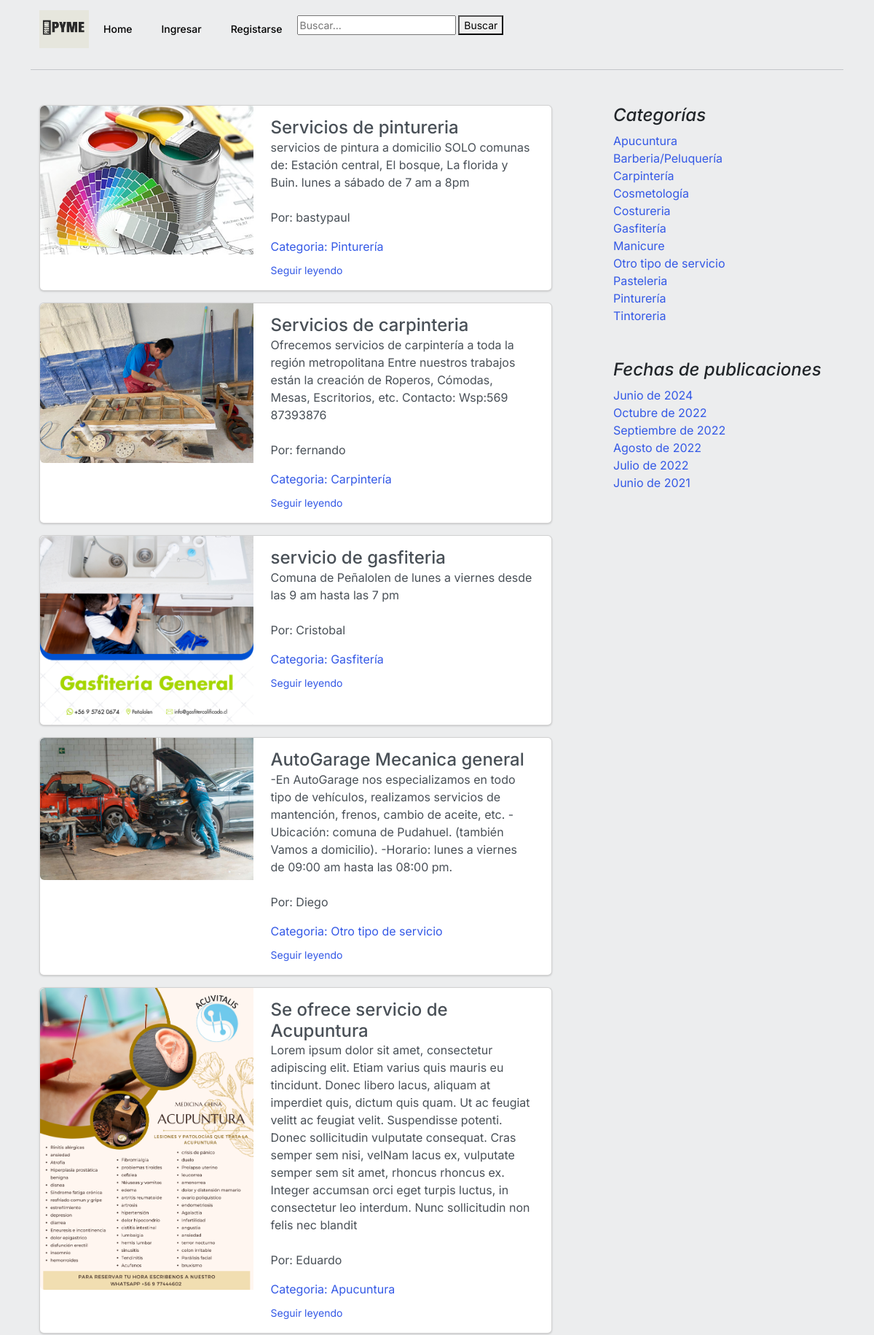
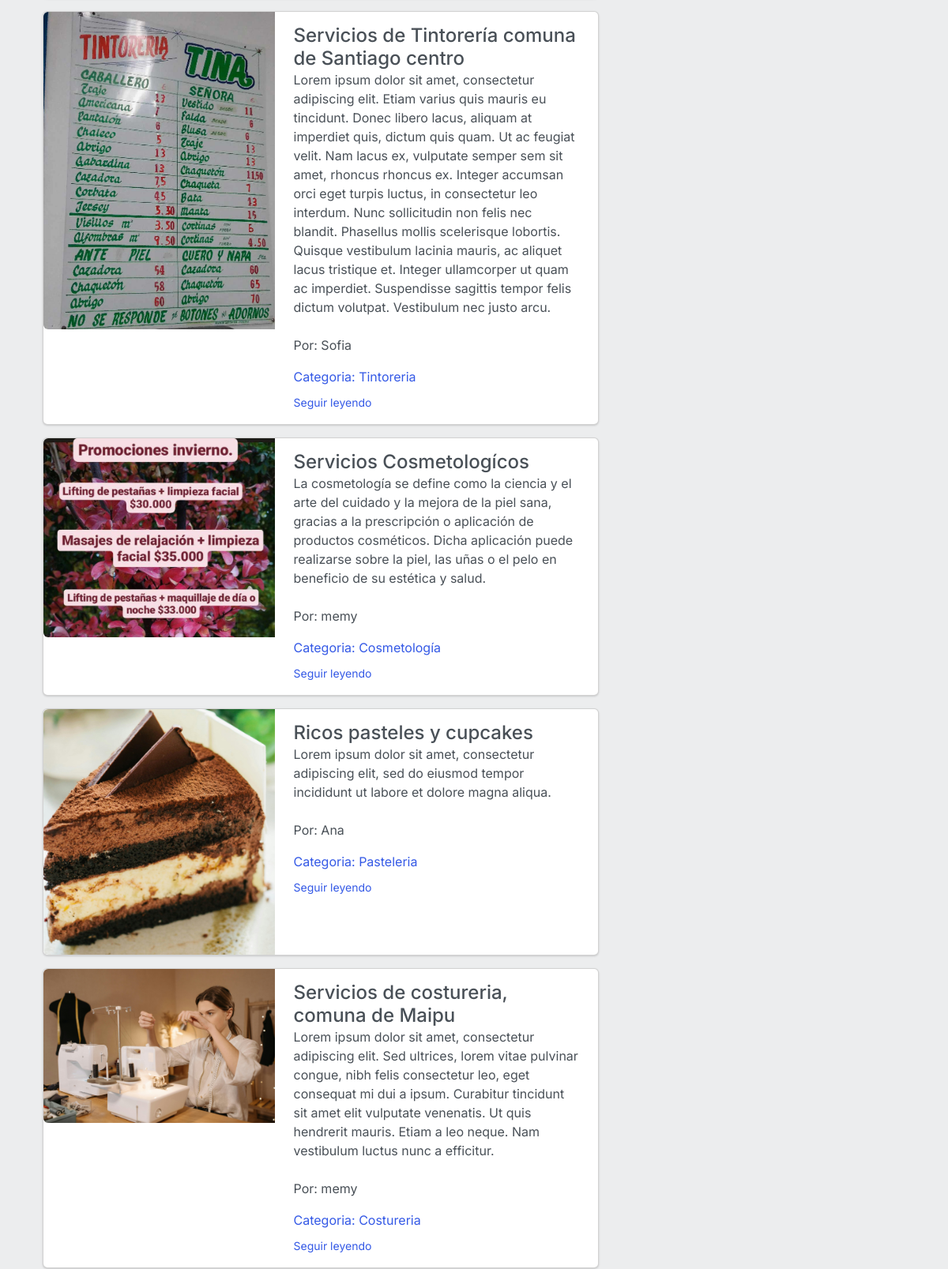
The page /buscar/ (upper part) on the database its author committed (2 pictures, top to bottom).
### core/models.py (models this page shows, shortened)
class Post(models.Model):
	title = models.CharField(max_length=250, verbose_name='Título')
	excerpt = models.TextField(verbose_name='Bajada')
	content = RichTextField(verbose_name='Contenido')
	image = models.ImageField(upload_to='posts', null=False, blank=False, verbose_name='Imagen')
	published = models.BooleanField(default=False, verbose_name='Publicado')
	category = models.ForeignKey(Category, on_delete=models.CASCADE, related_name='get_posts', verbose_name='Categoría')
	author = models.ForeignKey(User, on_delete=models.CASCADE, related_name='get_posts', verbose_name='Autor')
	created = models.DateTimeField(auto_now_add=True, verbose_name='Fecha de creación')
	updated = models.DateTimeField(auto_now=True, verbose_name='Fecha de modificación')
	class Meta:
		verbose_name = 'Publicación'
		verbose_name_plural = 'Publicaciones'
		ordering = ['-created']
	def __str__(self):
		return self.title

class Category (models.Model):
	name = models.CharField(max_length=200, unique=True, verbose_name='Nombre')
	active = models.BooleanField(default=True, verbose_name='Activo')
	created = models.DateTimeField(auto_now_add=True, verbose_name='Fecha de creación')
	updated = models.DateTimeField(auto_now=True, verbose_name='Fecha de modificación')
	class Meta:
		verbose_name = 'Categoría'
		verbose_name_plural = 'Categorías'
		ordering = ['name']

### core/views.py (the view)
# urls.py: path('buscar/', buscar, name='buscar'),
def buscar(request):
    busqueda = request.GET.get("buscar")
    posts = Post.objects.all()
    if busqueda:
        posts = Post.objects.filter(
                                    Q(title__icontains=busqueda) |
                                    Q(author__username__icontains=busqueda)|
                                    Q(category__name__icontains=busqueda)
    ).distinct()
    print (posts)
    return render(request, 'core/busqueda.html', {'posts': posts})

### core/processors.py (called while the page is built)
def ctx_dic_about(request):
	ctx_about = {}
	ctx_about['ABOUT'] = About.objects.latest('created')
	return ctx_about

def ctx_dic_category(request):
	ctx_category = {}
	ctx_category['categories'] = Category.objects.filter(active=True)
	return ctx_category

def ctx_dic_history(request):
	ctx_history = {}
	ctx_history['dates'] = Post.objects.dates('created', 'month', order='DESC').distinct()
	return ctx_history

def ctx_dic_link(request):
	ctx_link = {}
	links = Link.objects.all()
	for link in links:
		ctx_link[link.key] = {'url':link.url, 'icon':link.icon}
	return ctx_link

### core/templates/core/busqueda.html
{% extends 'core/base.html' %}
{% load static %}
{% block content %}
    <br>
    <div class="container">
        {% if posts %}
            {% for prod in posts %}
                <div class="card mb-3">
                    <div class="row g-0">
                        {% if prod.image %}
                            <div class="col-md-5">
                                <img src="{{ prod.image.url }}" class="img-fluid rounded-start" alt="...">
                            </div>
                        {% endif %}
                        <div class="col-md-7">
                            <div class="card-body">
                                <h4 class="mb-0">{{ prod.title }}</h4>
                                <p class="card-text mb-auto">{{ prod.excerpt }}</p>
                                <br>
                                <p>Por: {{ prod.author.username }}</p>
                                <p class="d-inline-block mb-2 text-primary">Categoria: {{ prod.category.name }}</p>
                                <p class="card-text">
                                    <small class="text-muted">
                                        <a href="{% url 'post' prod.id %}" class="stretched-link">Seguir leyendo</a>
                                    </small>
                                </p>
                            </div>
                        </div>
                    </div>
                </div>
            {% endfor %}
        {% else %}
            <p>No se encontraron resultados.</p>
        {% endif %}
    </div>
    <br><br>
{% endblock %}

### core/templates/core/base.html (shortened to what this page needs)
<!doctype html>
<html lang="es">
<head>
    {% load static %}
    <link rel="stylesheet" href="https://cdn.jsdelivr.net/npm/bootstrap-icons@1.9.1/font/bootstrap-icons.css">
    <link rel="stylesheet" href="{% static 'core/css/style.css' %}">
    <link href="{% static 'core/css/blog.css' %}" rel="stylesheet">
    <link href="{% static 'core/css/bootstrap.min.css' %}" rel="stylesheet">
</head>
<body class="body">
  <div class="container">
    <header>
      <nav class="navbar navbar-expand-lg bg-body-tertiary">
        <div class="container-fluid">
          <div class ="contenedor_logo">
            <img class="logo" src="{% static 'core/img/PRomo (1).png' %}" alt="logo" style="width:68px;height:52px" >
          </div>
          <div class="collapse navbar-collapse" id="navbarSupportedContent">
            <ul class="navbar-nav me-auto mb-2 mb-lg-0">
              <li class="nav-item active">
                <a class="nav-link " aria-current="page" href='/'>Home</a>
              </li>
              {% if request.user.is_authenticated %}
                <li class="nav-item">
                  <a class="nav-link"  href={% url 'create' %}>Crear Post</a>
                </li>
                <li class="nav-item">
                  <a class="nav-link"  href={% url 'exit' %}>Salir</a>
                </li>
              <ul>
              {% include 'core/includes/submenu.html' %}
              </ul>
              {% else %}
              <li class="nav-item">
                <a class="nav-link" href={% url 'login' %}>Ingresar</a>
              </li>
              <li class="nav-item">
                <a class="nav-link" href={% url 'register' %}>Registarse</a>
              </li>
              {% endif %}
              <form method="GET" action="{% url 'buscar' %}">
                <input type="text" name="buscar" placeholder="Buscar..." value="{{request.GET.buscar}}">
                <button type="submit">Buscar</button>
            </form>
            </ul>
          </div>
        </div>
      </nav>
    </header>
    <hr>
    <div class="content-wrapper">
      <main class="flex-fill mt-2">
        <section class="row g-5 ">
          <div class="col-md-8">
              {% block content %}
              {% endblock %}
          </div>
        {% block aside %}
          <aside class="col-md-4" id="parent">
            <div class="position-sticky" style="top: 2rem;">
              <div class="p-4" id="child">
                <h4 class="fst-italic">Categorías</h4>
                <ol class="list-unstyled mb-0">
                  {% for item in categories %}
                    <li><a href={% url 'category' %}?cat={{ item.id }}>{{ item.name }}</a></li>
                  {% endfor %}
                </ol>
              </div>
              <div class="p-4">
                <h4 class="fst-italic">Fechas de publicaciones</h4>
                <ol class="list-unstyled mb-0">
                  {% for item in dates %}
                    <li>
                      {% if item.month == 6 %}<a href="{% url 'dates' item.month item.year %}">Junio de {{ item.year }}</a>{% endif %}
                      {% if item.month == 7 %}<a href="{% url 'dates' item.month item.year %}">Julio de {{ item.year }}</a>{% endif %}
                      {% if item.month == 8 %}<a href="{% url 'dates' item.month item.year %}">Agosto de {{ item.year }}</a>{% endif %}
                      {% if item.month == 9 %}<a href="{% url 'dates' item.month item.year %}">Septiembre de {{ item.year }}</a>{% endif %}
                      {% if item.month == 10 %}<a href="{% url 'dates' item.month item.year %}">Octubre de {{ item.year }}</a>{% endif %}
                    </li>
                  {% endfor %}
                </ol>
              </div>
            </div>
          </aside>
        {% endblock %}
        </section>
      </main>
    </div>
    </div>
</body>
</html>

### core/static/core/css/style.css (style rules this page uses)
.body { margin: 0; padding: 0; background:#ecedee; height: 100%; display: flex; flex-direction: column; }

### core/static/core/css/blog.css (style rules this page uses)
.content-wrapper { flex: 1; display: flex; flex-direction: row; }
aside { flex: 0 0 250px; }

### core/templates/core/base.html (style rules this page uses)
a { text-decoration: none; }

### rows shown on the page
Post: image (picture), title "Servicios de pintureria", excerpt "servicios de pintura a domicilio SOLO comunas de: Estación central, El bosque, La florida y Buin. lunes a sábado de 7 am a 8pm", author.username "bastypaul", category.name "Pinturería"
Post: image (picture), title "Servicios de carpinteria", excerpt "Ofrecemos servicios de carpintería a toda la región metropolitana Entre nuestros trabajos están la creación de Roperos, Cómodas, Mesas, Escritorios, etc. Contacto: Wsp:569 87393876", author.username "fernando", category.name "Carpintería"
Post: image (picture), title "servicio de gasfiteria", excerpt "Comuna de Peñalolen de lunes a viernes desde las 9 am hasta las 7 pm", author.username "Cristobal", category.name "Gasfitería"
Post: image (picture), title "AutoGarage Mecanica general", excerpt "-En AutoGarage nos especializamos en todo tipo de vehículos, realizamos servicios de mantención, frenos, cambio de aceite, etc. -Ubicación: comuna de Pudahuel. (también Vamos a domicilio). -Horario: lunes a viernes de 09:00 am hasta las 08:00 pm.", author.username "Diego", category.name "Otro tipo de servicio"
Post: image (picture), title "Se ofrece servicio de Acupuntura", excerpt "Lorem ipsum dolor sit amet, consectetur adipiscing elit. Etiam varius quis mauris eu tincidunt. Donec libero lacus, aliquam at imperdiet quis, dictum quis quam. Ut ac feugiat velitt ac feugiat velit. Suspendisse potenti. Donec sollicitudin vulputate consequat. Cras semper sem nisi, velNam lacus ex, vulputate semper sem sit amet, rhoncus rhoncus ex. Integer accumsan orci eget turpis luctus, in consectetur leo interdum. Nunc sollicitudin non felis nec blandit", author.username "Eduardo", category.name "Apucuntura"
Post: image (picture), title "Servicios de Tintorería comuna de Santiago centro", excerpt "Lorem ipsum dolor sit amet, consectetur adipiscing elit. Etiam varius quis mauris eu tincidunt. Donec libero lacus, aliquam at imperdiet quis, dictum quis quam. Ut ac feugiat velit. Nam lacus ex, vulputate semper sem sit amet, rhoncus rhoncus ex. Integer accumsan orci eget turpis luctus, in consectetur leo interdum. Nunc sollicitudin non felis nec blandit. Phasellus mollis scelerisque lobortis. Quisque vestibulum lacinia mauris, ac aliquet lacus tristique et. Integer ullamcorper ut quam ac imperdiet. Suspendisse sagittis tempor felis dictum volutpat. Vestibulum nec justo arcu.", author.username "Sofia", category.name "Tintoreria"
Post: image (picture), title "Servicios Cosmetologícos", excerpt "La cosmetología se define como la ciencia y el arte del cuidado y la mejora de la piel sana, gracias a la prescripción o aplicación de productos cosméticos. Dicha aplicación puede realizarse sobre la piel, las uñas o el pelo en beneficio de su estética y salud.", author.username "memy", category.name "Cosmetología"
Post: image (picture), title "Ricos pasteles y cupcakes", excerpt "Lorem ipsum dolor sit amet, consectetur adipiscing elit, sed do eiusmod tempor incididunt ut labore et dolore magna aliqua.", author.username "Ana", category.name "Pasteleria"
Post: image (picture), title "Servicios de costureria, comuna de Maipu", excerpt "Lorem ipsum dolor sit amet, consectetur adipiscing elit. Sed ultrices, lorem vitae pulvinar congue, nibh felis consectetur leo, eget consequat mi dui a ipsum. Curabitur tincidunt sit amet elit vulputate venenatis. Ut quis hendrerit mauris. Etiam a leo neque. Nam vestibulum luctus nunc a efficitur.", author.username "memy", category.name "Costureria"
Category: name "Apucuntura"
Category: name "Barberia/Peluquería"
Category: name "Carpintería"
Category: name "Cosmetología"
Category: name "Costureria"
Category: name "Gasfitería"
Category: name "Manicure"
Category: name "Otro tipo de servicio"
Category: name "Pasteleria"
Category: name "Pinturería"
Category: name "Tintoreria"

### other values the page prints
{{ item.year }} "2024" "2021"
{{ item.year }} "2022"
